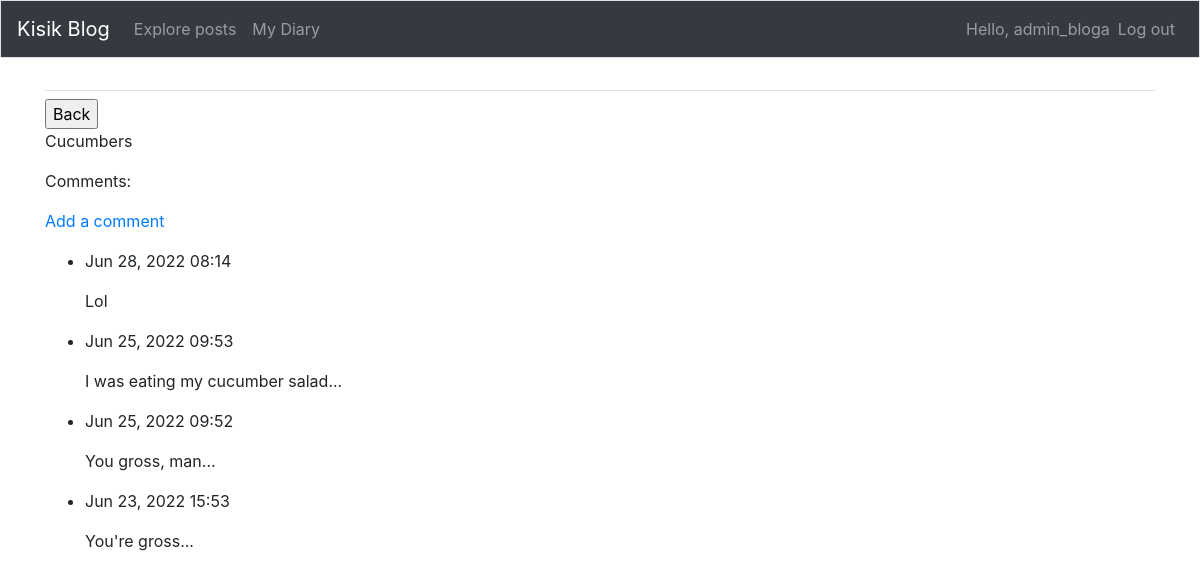
Page /more/1/ (signed in) on the committed database.
### tweets/models.py (models this page shows, shortened)
class PrivatePost(models.Model):
    title = models.CharField(max_length=150)
    text = models.TextField()
    date_added = models.DateTimeField(auto_now_add=True)
    owner = models.ForeignKey(User, on_delete=models.CASCADE)

class PrivateComments(models.Model):
    post = models.ForeignKey(PrivatePost, on_delete=models.CASCADE)
    text = models.TextField(max_length=500)
    date_added = models.DateTimeField(auto_now_add=True)

### tweets/views.py (the view)
# urls.py: path('more/<int:post_id>/', views.priv_com, name='priv_com'),
@login_required
def priv_com(request, post_id):
    post = PrivatePost.objects.get(id=post_id)
    comments = post.privatecomments_set.order_by('-date_added')
    context = {'post': post, 'comments': comments}
    return render(request, 'tweets/priv_com.html', context)

### tweets/templates/tweets/priv_com.html (shortened to what this page needs)
<!DOCTYPE html>
<html lang="en">
<head>
    {% extends "tweets/base.html" %}
{% block content %}
  <input type="button" onclick="history.back()" value="Back"/>
  <p>{{ post.title }}</p>
  <p>Comments:</p>
  <p>
      <a href="{% url 'tweets:new_prcom' post.id %}">Add a comment</a>
  </p>
  <ul>
      {% for comment in comments %}
        <li>
            <p>{{ comment.date_added|date:'M d, Y H:i' }}</p>
            <p>{{ comment.text|linebreaks }}</p>
        </li>
      {% empty %}
        <li>No comments yet</li>
      {% endfor %}
  </ul>
{% endblock content %}

### tweets/templates/tweets/base.html (shortened to what this page needs)
{% load bootstrap4 %}
<!doctype html>
<html lang="en">
<head>
    {% bootstrap_css %}
</head>
<body>
  <nav class="navbar navbar-expand-md navbar-dark bg-dark mb-4 border">
    <a class="navbar-brand" href="{% url 'tweets:index' %}">Kisik Blog</a>
    <div class="collapse navbar-collapse" id="navbarCollapse">
      <ul class="navbar-nav mr-auto">
        <li class="nav-item">
          <a class="nav-link" href="{% url 'tweets:posts' %}">
              Explore posts</a></li>
        <li class="nav-item">
            <a class="nav-link" href="{% url 'tweets:my_diary' %}">My Diary</a></li>
      </ul>
      <ul class="navbar-nav ml-auto">
        {% if user.is_authenticated %}
          <li class="nav-item">
              <span class="navbar-text">Hello, {{ user.username }}</span>
          </li>
          <li class="nav-item">
              <a class="nav-link" href="{% url 'users:logout' %}">Log out</a>
          </li>
        {% endif %}
      </ul>
    </div>
  </nav>
  <main role="main" class="container">
    <div class="pb-2 mb-2 border-bottom">
    </div>
    <div>
      {% block content %}{% endblock content %}
    </div>
  </main>
</body>
</html>

### rows in the picture
PrivatePost: title "Cucumbers"
PrivateComments: date_added "Jun 28, 2022 08:14", text "Lol"
PrivateComments: date_added "Jun 25, 2022 09:53", text "I was eating my cucumber salad..."
PrivateComments: date_added "Jun 25, 2022 09:52", text "You gross, man..."
PrivateComments: date_added "Jun 23, 2022 15:53", text "You're gross..."

### other values in the picture
{{ user.username }} "admin_bloga"
